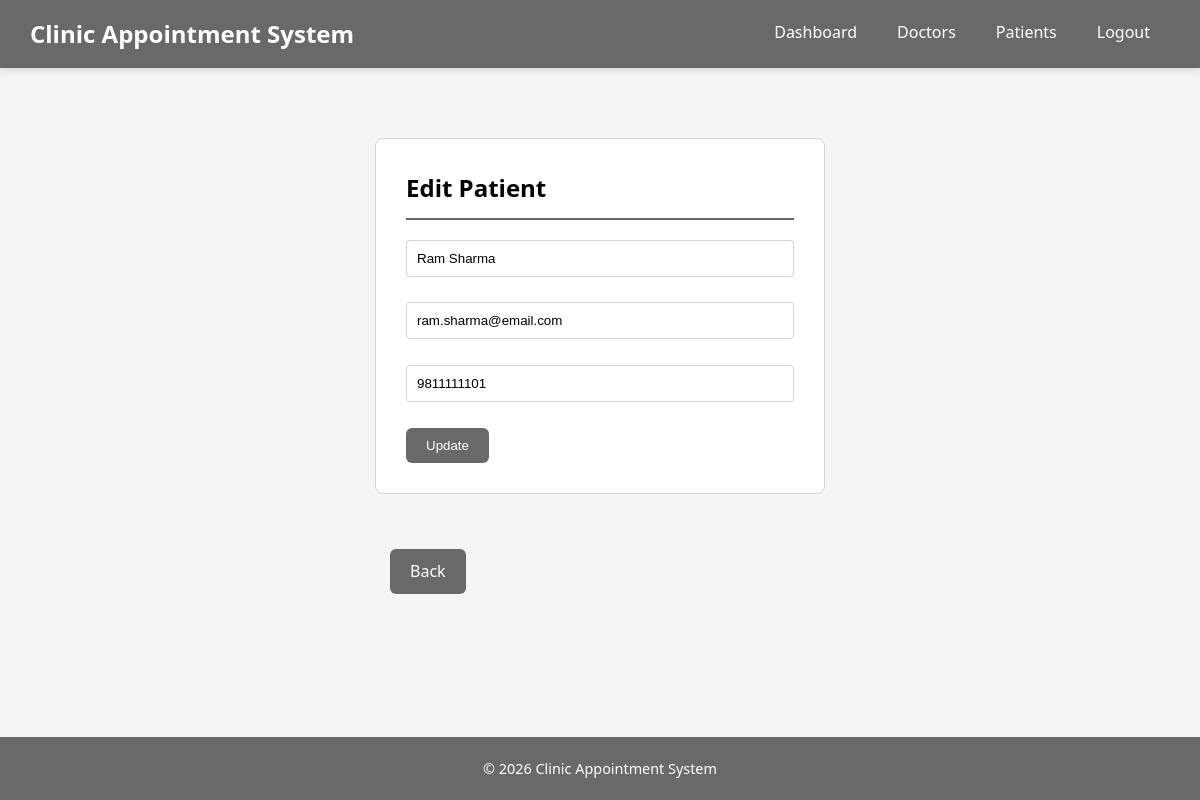
The page /2510333_AadityaAcharya/public/admin/controller/patientController.php?action=edit&id=3 (signed in) on the database its author committed.
### tables this page shows
CREATE TABLE `patients` (
  `patient_id` int(11) NOT NULL,
  `name` varchar(100) NOT NULL,
  `email` varchar(100) NOT NULL,
  `phone` varchar(20) DEFAULT NULL,
  `password` varchar(255) NOT NULL,
  `created_at` timestamp NULL DEFAULT current_timestamp()
);

### 2510333_AadityaAcharya/public/admin/model/patientModel.php (called while the page is built, shortened)
<?php
require_once "../../../config/db.php";
function getPatientById($id) {
    global $conn;
    $stmt = $conn->prepare("SELECT * FROM patients WHERE patient_id = ?");
    $stmt->execute([$id]);
    return $stmt->fetch(PDO::FETCH_ASSOC);
}

### 2510333_AadityaAcharya/public/admin/view/editPadient.php (the view, shortened to what this page needs)
<?php require "../../../includes/header.php"; ?>
<!DOCTYPE html>
<html lang="en">
<head>
</head>
<body>
    <div class="form-container">
    <h2>Edit Patient</h2>
    <form method="POST">
    <input type="text" name="name" value="<?php echo htmlspecialchars($patient['name'])?>" placeholder="Name" required><br><br>
    <input type="email" name="email" value="<?php echo htmlspecialchars($patient['email'])?>" placeholder="Email" required><br><br>
    <input type="text" name="phone" value="<?php echo htmlspecialchars($patient['phone'])?>" placeholder="Phone"><br><br>
    <button class="btn">Update</button>
    </form>
    </div>
    <a href="public/admin/controller/patientController.php" class="btn" style="margin: 15px;">Back</a>
</body>
</html>
<?php require "../../../includes/footer.php"; ?>

### 2510333_AadityaAcharya/assets/css/style.css (style rules this page uses)
* { margin: 0; padding: 0; box-sizing: border-box; }
html { height: 100%; }
body { min-height: 100%; display: flex; flex-direction: column; background-color: whitesmoke; color: black; font-family: "Segoe UI", Tahoma, Geneva, Verdana, sans-serif; line-height: 1.6; font-size: 16px; }
.btn { display: inline-block; padding: 10px 20px; background-color: dimgray; color: white; text-decoration: none; border-radius: 6px; font-weight: 500; border: none; cursor: pointer; }
.form-container { min-width: 450px; max-width: 500px; margin: 40px auto; padding: 30px; background: white; border: 1px solid lightgray; border-radius: 8px; }
.form-container h2 { margin-bottom: 20px; padding-bottom: 10px; border-bottom: 2px solid dimgray; }
.form-container input, .form-container select { width: 100%; padding: 10px; border: 1px solid lightgray; border-radius: 4px; }

### rows shown on the page
patients: name "Ram Sharma", email "ram.sharma@email.com", phone "9811111101"
